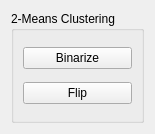
              <widget class="QWidget" name="otherTechniques">
               <property name="geometry">
                <rect>
                 <x>0</x>
                 <y>0</y>
                 <width>148</width>
                 <height>134</height>
                </rect>
               </property>
               <attribute name="label">
                <string>Clustering Based Thresholding</string>
               </attribute>
               <layout class="QGridLayout" name="gridLayout_11">
                <item row="0" column="0">
                 <widget class="QGroupBox" name="groupBox_4">
                  <property name="title">
                   <string>2-Means Clustering</string>
                  </property>
                  <layout class="QGridLayout" name="gridLayout_18">
                   <item row="0" column="0">
                    <widget class="QPushButton" name="twoMeansBinarize">
                     <property name="text">
                      <string>Binarize</string>
                     </property>
                    </widget>
                   </item>
                   <item row="1" column="0">
                    <widget class="QPushButton" name="flip">
                     <property name="text">
                      <string>Flip</string>
                     </property>
                    </widget>
                   </item>
                  </layout>
                 </widget>
                </item>
               </layout>
              </widget>
